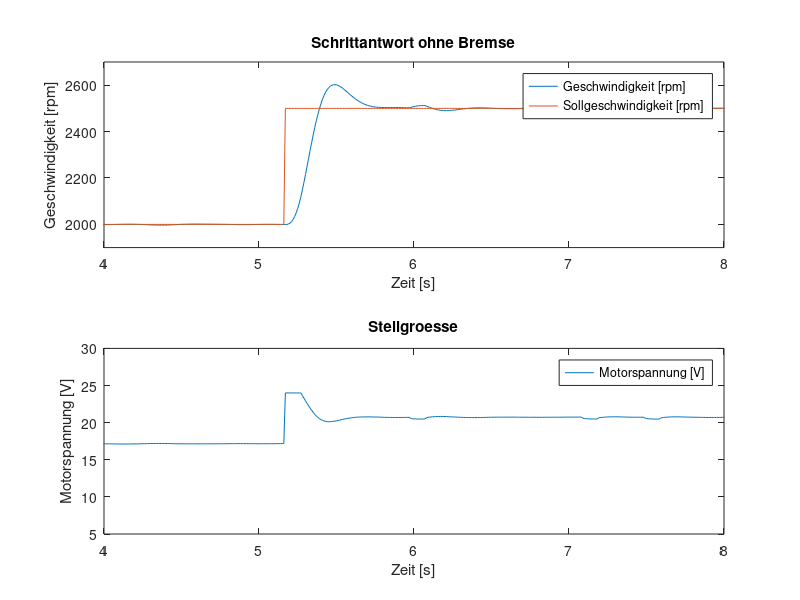
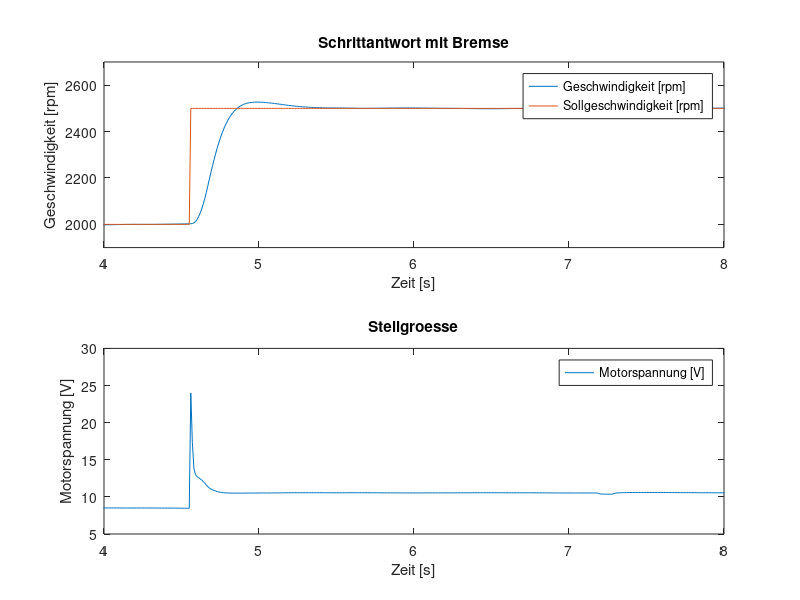

These charts were generated, in order, by the following MATLAB code:
% load data
data_l = load('dc_step_20_25_00');
data_n = load('dc_step_20_25_05');

% plot step with no load
figure(1);
subplot(2,1,1);
plot( ...
    data_n.Zeit, data_n.Geschwindigkeit, ...
    data_n.Zeit, data_n.Sollgeschwindigkeit);
legend('Geschwindigkeit [rpm]', 'Sollgeschwindigkeit [rpm]');
xlabel('Zeit [s]');
ylabel('Geschwindigkeit [rpm]');
title('Schrittantwort ohne Bremse');
axis([4 8 1900 2700]);

subplot(2,1,2);
plot(data_n.Zeit, data_n.Motorspannung);
legend('Motorspannung [V]');
xlabel('Zeit [s]');
ylabel('Motorspannung [V]');
title('Stellgroesse');
axis([4 8 5 30]);

print -dpdf 'step_noload'

% plot step with load
figure(2);
subplot(2,1,1);
plot( ...
    data_l.Zeit, data_l.Geschwindigkeit, ...
    data_l.Zeit, data_l.Sollgeschwindigkeit);
legend('Geschwindigkeit [rpm]', 'Sollgeschwindigkeit [rpm]');
xlabel('Zeit [s]');
ylabel('Geschwindigkeit [rpm]');
title('Schrittantwort mit Bremse');
axis([4 8 1900 2700]);

subplot(2,1,2);
plot(data_l.Zeit, data_l.Motorspannung);
legend('Motorspannung [V]');
xlabel('Zeit [s]');
ylabel('Motorspannung [V]');
title('Stellgroesse');
axis([4 8 5 30]);

print -dpdf 'step_load'
